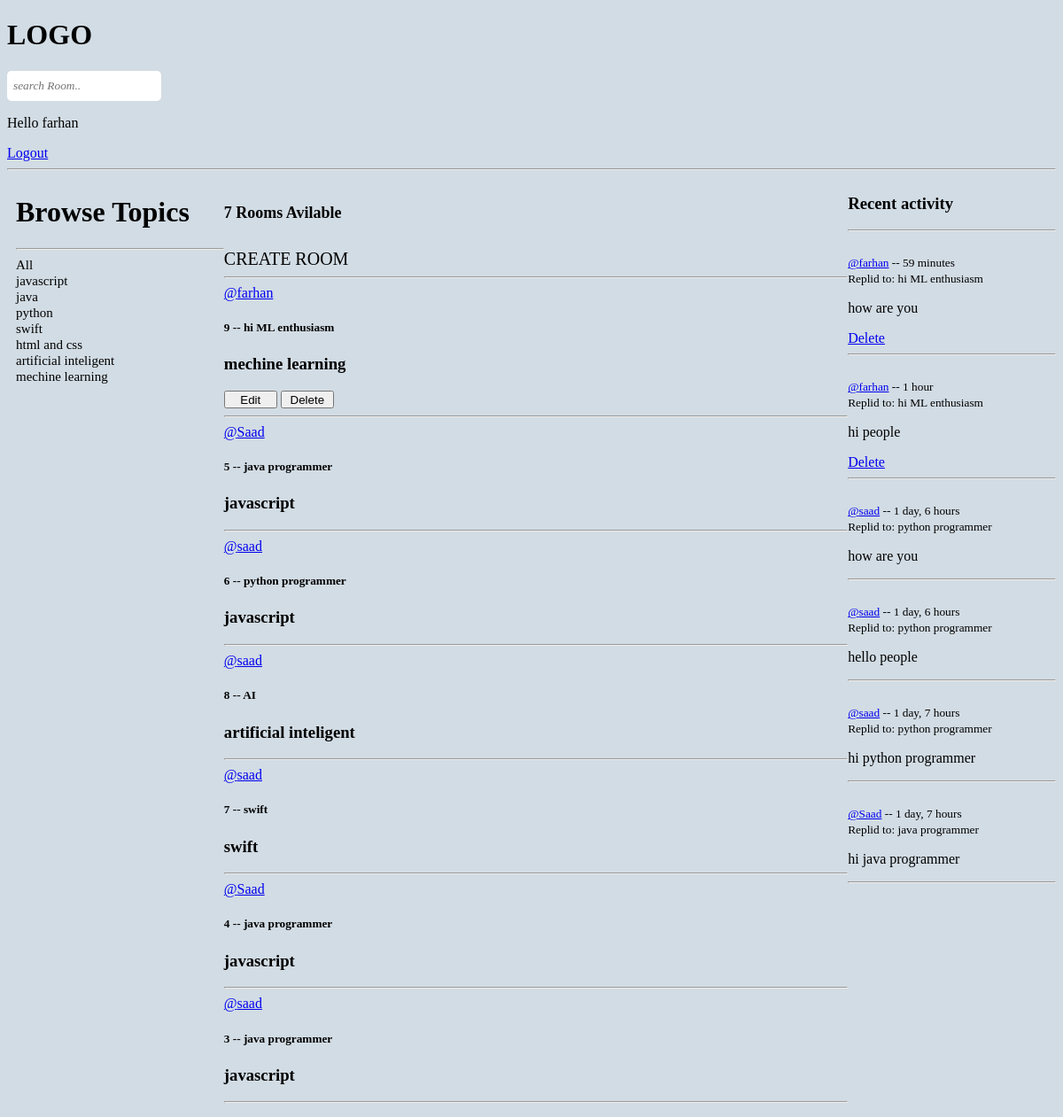
Screenshot of / (signed in) with the database file from the repository.
### user/models.py (models this page shows)
class Topic (models.Model):
    name=models.CharField(max_length=200)
    def __str__(self):
        return self.name

class Room (models.Model):
    host =models.ForeignKey(User, on_delete=models.SET_NULL, null=True)
    topic =models.ForeignKey(Topic, on_delete=models.SET_NULL, null=True)
    name =models.CharField(max_length=200)
    description=models.TextField(null=True, blank=True)
    participants =models.ManyToManyField(
        User, related_name='participants', blank=True)
    updated=models.DateTimeField(auto_now=True)
    created=models.DateTimeField(auto_now_add=True)
    class Meta:
        ordering=['-updated','-created'] #
    def __str__(self) :
        return self.name

class Message (models.Model):
    user =models.ForeignKey(User, on_delete=models.CASCADE)
    room =models.ForeignKey(Room, on_delete=models.CASCADE)
    body =models.TextField(default='Default message')
    updated=models.DateTimeField(auto_now=True)
    created =models.DateTimeField(auto_now_add=True)
    class Meta:
        ordering=['-updated','-created']
    def __str__(self):
        return self.body[0:50]

### user/views.py (the view)
# urls.py: 2. Add a URL to urlpatterns:  path('', views.home, name='home')
def home(request):
    q=request.GET.get('q') if request.GET.get('q') != None else '' # always home page have data
    rooms =Room.objects.filter(
    Q(topic__name__icontains=q) | Q(name__icontains=q) | Q(description__icontains=q))# data filter kora holo and icontains through if you write half word django give you data
    topics= Topic.objects.all()
    room_count =rooms.count()
    room_messages =Message.objects.filter(Q(room__topic__name__icontains=q)) # filter room message by room topic
    context={'rooms':rooms , 'topics':topics, "room_count":room_count, 'room_messages':room_messages}
    return render(request, 'base/home.html', context)

### templates/base/home.html (shortened to what this page needs)
 {% extends "base/main.html" %}
 {% block content %}
<div class="home-container">
    <div>
       {% include 'base/topic_component.html' %}
    </div>
    <div >
        <h5 class="room-count-style">{{room_count}} Rooms Avilable</h5>
        <a class="create-room-style" href="{% url 'room-form' %}"> CREATE ROOM</a>
        <hr>
        {% include 'base/feed_component.html'%}
    </div>
    <div>
         {% include "base/activity_component.html" %}
    </div>
</div>
 {% endblock content %}

### templates/base/navbar.html (shortened to what this page needs)
<a class="logo-style" href="/"><h1>LOGO</h5></a>
<form method ="GET" action="{% url 'home' %}">
    <input class="search-button" type="text" name="q" placeholder="search Room.. "/>
</form>
<p>Hello {{request.user}}</p>
{% if request.user.is_authenticated %}
<a href="{% url 'logout' %}">Logout</a>
{% else %}
<a href="{% url 'login' %}">Login</a>
{% endif %}
<hr>

### templates/base/topic_component.html
<h1> Browse Topics</h1>
<hr>
<div>
    <a class="topic-style" href="{% url 'home' %}">All</a>
</div>
 {% for topic in topics %}
    <div>
        <a class="topic-style" href ="{% url 'home' %}?q={{topic.name}}">{{topic.name}}</a>
    </div>
 {% endfor %}

### templates/base/feed_component.html (shortened to what this page needs)
{%for room in rooms%}
<div>
    <a href="{% url 'user-profile' room.host.id %}">@{{room.host.username}}</a>
    <h5>
    {{room.id}} --<a class="room-name-style" href="{% url 'room' room.id %}"> {{room.name}} </a>
    </h5>
    <h3 >{{room.topic}}</h3>
    {% if request.user == room.host %}
    <a class="update-room" href="{% url 'update-room' room.id %}"><button class="update-room-button">Edit</button></a>
    <a class="update-room" href="{% url 'delete-room' room.id%}"><button class="update-room-button">Delete</button></a>
    {% endif %}
    <hr>
</div>
{% endfor %}

### templates/base/activity_component.html (shortened to what this page needs)
<h3>Recent activity </h3>
        <hr>
        <div>
            {% for message in room_messages %}
            <br>
            <small><a href="{% url 'user-profile' message.user.id %}">@{{message.user}}</a> -- {{message.created|timesince}}</small>
            <br>
            <small>Replid to: {{message.room}}</small>
            <p>{{message}}</p>
            {% if request.user == message.user%}
                <a href="{% url 'delete-message' message.id%}">Delete</a>
            {%endif%}
            <hr>
            {% endfor%}
        </div>

### templates/base/navbar.html (style rules this page uses)
.search-button { border: 0 solid rgb(255, 255, 255); height: 20px; padding:7px; border-radius: 5px; border-color: none; font-family: Verdana; font-style: italic; color: rgb(22, 22, 21); }
.logo-style { text-decoration: none; color: black; }

### templates/base/home.html (style rules this page uses)
body { background-color: rgb(210, 220, 228); }
.home-container { display: grid; grid-template-columns: 1fr 3fr 1fr; margin-left:10px; }
.topic-style { text-decoration: none; font-size: 15px; color: black; font-family: Verdana; }
.create-room-style { text-decoration: none; color: black; font-size: 20px; }
.room-count-style { font-size: large; }
.update-room { text-decoration: none; color: black; }
.update-room-button { height: 20px; width: 60px; font-weight: 100px; }
.room-name-style { text-decoration: none; color: black; }

### rows the page displays
Topic: name "javascript"
Topic: name "java"
Topic: name "python"
Topic: name "swift"
Topic: name "html and css"
Topic: name "artificial inteligent"
Topic: name "mechine learning"
Room: host.username "farhan", id "9", name "hi ML enthusiasm", topic "mechine learning", shows "Edit"
Room: host.username "Saad", id "5", name "java programmer", topic "javascript"
Room: host.username "saad", id "6", name "python programmer", topic "javascript"
Room: host.username "saad", id "8", name "AI", topic "artificial inteligent"
Room: host.username "saad", id "7", name "swift", topic "swift"
Room: host.username "Saad", id "4", name "java programmer", topic "javascript"
Room: host.username "saad", id "3", name "java programmer", topic "javascript"
Message: user "farhan", created "59 minutes", room "hi ML enthusiasm", body "how are you", shows "Delete"
Message: user "farhan", created "1 hour", room "hi ML enthusiasm", body "hi people", shows "Delete"
Message: user "saad", created "1 day, 6 hours", room "python programmer", body "how are you"
Message: user "saad", created "1 day, 6 hours", room "python programmer", body "hello people"
Message: user "saad", created "1 day, 7 hours", room "python programmer", body "hi python programmer"
Message: user "Saad", created "1 day, 7 hours", room "java programmer", body "hi java programmer"

### other values shown
{{ request.user }} "farhan"
{{ room_count }} "7"
